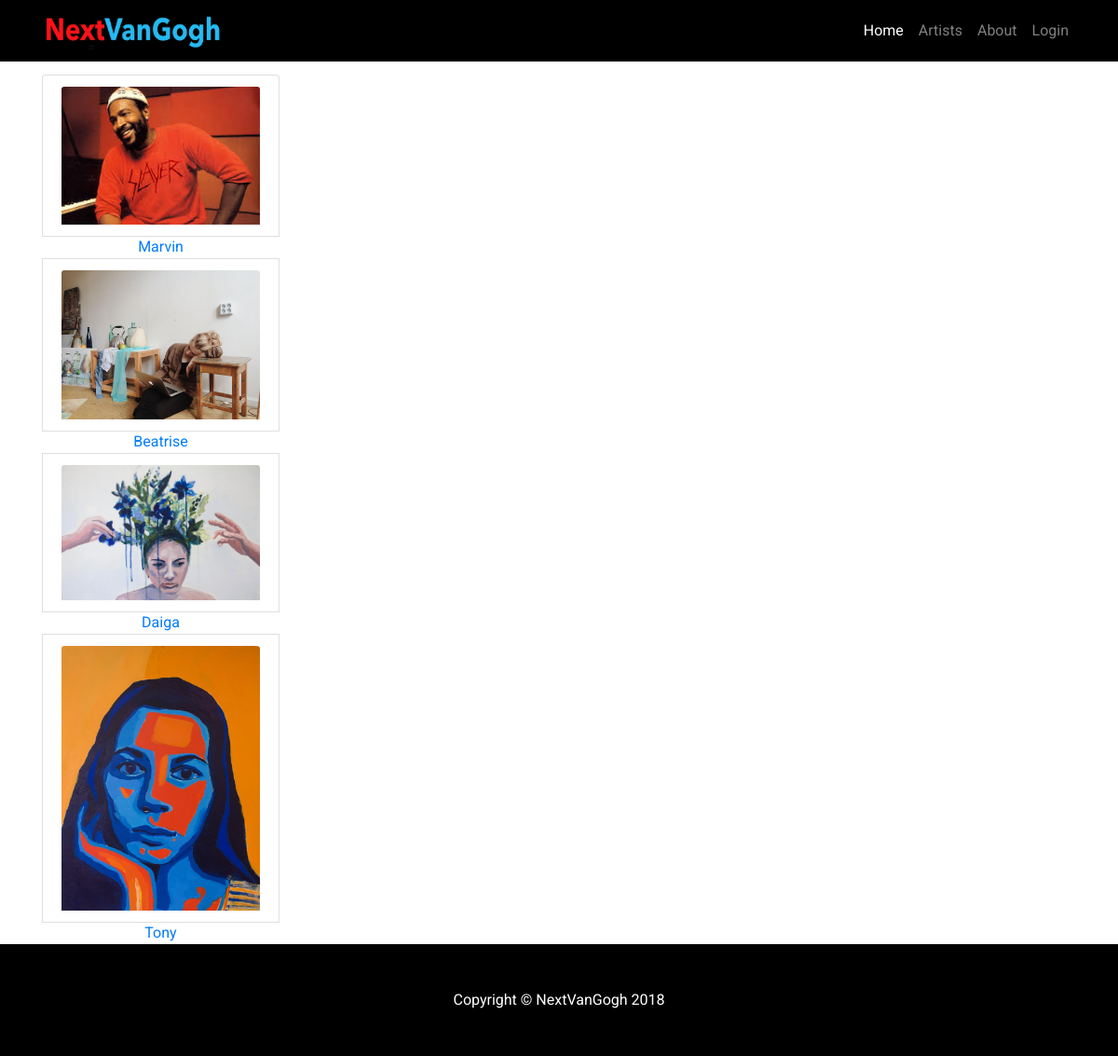
/allArtists, run on the app's committed database.
### tables this page shows
CREATE TABLE Artists (Id INTEGER NOT NULL PRIMARY KEY AUTOINCREMENT UNIQUE, UserName TEXT NOT NULL UNIQUE, FirstName TEXT, LastName TEXT, Password TEXT NOT NULL UNIQUE, Description TEXT, Photo TEXT);

### server.py (the view)
@app.route("/allArtists")
@app.route('/allArtists/<uname>')
def getAllArtists(uname=None):
	con = lite.connect('db/nVanGogh.db')
	con.row_factory = lite.Row
	cur = con.cursor()
	cur.execute("SELECT * FROM Artists")
	artists = cur.fetchall()
	return render_template('allArtists.html', allArtists=artists, uname = uname)

### templates/allArtists.html (shortened to what this page needs)
<!DOCTYPE html>
<html lang="en">
  <head>
    <link href="../static/bootstrap.min.css" rel="stylesheet">
    <link href="../static/style.css" rel="stylesheet">
  </head>
  <body>
    <nav class="navbar navbar-expand-lg navbar-dark bg-dark fixed-top" style="background-color:#000!important;">
      <div class="container">
        <a class="navbar-brand" href="/"><img src="../static/logo.png" width=200 height=40></a>
        <div class="collapse navbar-collapse" id="navbarResponsive">
          <ul class="navbar-nav ml-auto">
            <li class="nav-item active">
              <a class="nav-link" href="/">Home
              </a>
            </li>
            <li class="nav-item">
              <a class="nav-link" href="/allArtists">Artists</a>
            </li>
            <li class="nav-item">
              <a class="nav-link" href="/about">About</a>
            </li>
            <li class="nav-item">
              {% if loggedIn %}
              <a class="nav-link" onclick="logout()">Logout</a>
              {% else %}
              <a class="nav-link" onclick="login()">Login</a>
              {% endif %}
            </li>
          </ul>
        </div>
      </div>
    </nav>
    <div class="container">
      <div class="row">
        <div class="col-lg-3">
		<div class="list-group">
            		{% for allArtist in allArtists %}
			<a href="/allArtists/{{allArtist['UserName']}}" class="list-group-item"><img class="card-img-top" src="{{allArtist['Photo']}}" alt=""></a>
			<a href="/artist/{{allArtist['UserName']}}" class="text-center">{{allArtist["FirstName"]}}</a>
	         	{% endfor %}
	        </div>
        </div>
        <div class="col-lg-9">
        </div>
      </div>
    </div>
    <footer class="py-5 bg-dark" style="background-color:#000!important;">
      <div class="container">
        <p class="m-0 text-center text-white">Copyright &copy; NextVanGogh 2018</p>
      </div>
    </footer>
  </body>
</html>

### static/style.css (style rules this page uses)
body { padding-top: 54px; font-family: 'Roboto', sans-serif!important; }
.navbar-dark { background-color: #000; }
@media (min-width: 992px) { body { padding-top: 56px; } }

### data on the page
Artists: Photo (picture), FirstName "Marvin"
Artists: Photo (picture), FirstName "Beatrise"
Artists: Photo (picture), FirstName "Daiga"
Artists: Photo (picture), FirstName "Tony"
